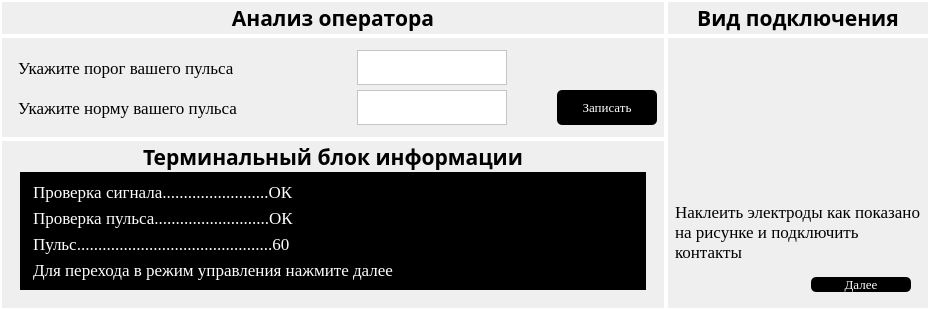
          <widget class="QWidget" name="widget_2" native="true">
           <property name="styleSheet">
            <string notr="true"/>
           </property>
           <layout class="QHBoxLayout" name="horizontalLayout_4">
            <property name="spacing">
             <number>0</number>
            </property>
            <property name="leftMargin">
             <number>0</number>
            </property>
            <property name="topMargin">
             <number>0</number>
            </property>
            <property name="rightMargin">
             <number>0</number>
            </property>
            <property name="bottomMargin">
             <number>0</number>
            </property>
            <item>
             <layout class="QHBoxLayout" name="horizontalLayout">
              <property name="spacing">
               <number>0</number>
              </property>
              <property name="sizeConstraint">
               <enum>QLayout::SetDefaultConstraint</enum>
              </property>
              <item>
               <widget class="QWidget" name="widget_4" native="true">
                <property name="minimumSize">
                 <size>
                  <width>666</width>
                  <height>0</height>
                 </size>
                </property>
                <property name="maximumSize">
                 <size>
                  <width>666</width>
                  <height>16777215</height>
                 </size>
                </property>
                <property name="styleSheet">
                 <string notr="true">#widget_4 {border: 2px solid white}</string>
                </property>
                <layout class="QVBoxLayout" name="verticalLayout_3">
                 <property name="spacing">
                  <number>0</number>
                 </property>
                 <property name="leftMargin">
                  <number>0</number>
                 </property>
                 <property name="topMargin">
                  <number>0</number>
                 </property>
                 <property name="rightMargin">
                  <number>0</number>
                 </property>
                 <property name="bottomMargin">
                  <number>0</number>
                 </property>
                 <item>
                  <widget class="QWidget" name="widget_10" native="true">
                   <property name="maximumSize">
                    <size>
                     <width>16777215</width>
                     <height>40</height>
                    </size>
                   </property>
                   <property name="styleSheet">
                    <string notr="true">#widget_10 {border: 2px solid white}</string>
                   </property>
                   <layout class="QVBoxLayout" name="verticalLayout_10">
                    <property name="spacing">
                     <number>0</number>
                    </property>
                    <property name="leftMargin">
                     <number>3</number>
                    </property>
                    <property name="topMargin">
                     <number>3</number>
                    </property>
                    <property name="rightMargin">
                     <number>3</number>
                    </property>
                    <property name="bottomMargin">
                     <number>3</number>
                    </property>
                    <item>
                     <widget class="QLabel" name="label_10">
                      <property name="font">
                       <font>
                        <family>Jura</family>
                        <pointsize>16</pointsize>
                        <weight>75</weight>
                        <bold>true</bold>
                       </font>
                      </property>
                      <property name="text">
                       <string>Анализ оператора</string>
                      </property>
                      <property name="alignment">
                       <set>Qt::AlignCenter</set>
                      </property>
                     </widget>
                    </item>
                   </layout>
                  </widget>
                 </item>
                 <item>
                  <widget class="QWidget" name="widget_17" native="true">
                   <property name="maximumSize">
                    <size>
                     <width>16777215</width>
                     <height>123123</height>
                    </size>
                   </property>
                   <property name="styleSheet">
                    <string notr="true">#widget_17 {border: 2px solid white}</string>
                   </property>
                   <layout class="QVBoxLayout" name="verticalLayout_4">
                    <property name="spacing">
                     <number>0</number>
                    </property>
                    <property name="leftMargin">
                     <number>0</number>
                    </property>
                    <property name="topMargin">
                     <number>0</number>
                    </property>
                    <property name="rightMargin">
                     <number>0</number>
                    </property>
                    <property name="bottomMargin">
                     <number>0</number>
                    </property>
                    <item>
                     <widget class="QWidget" name="widget_19" native="true">
                      <property name="maximumSize">
                       <size>
                        <width>16777215</width>
                        <height>125</height>
                       </size>
                      </property>
                      <property name="styleSheet">
                       <string notr="true">#widget_19 {border: 2px solid white}</string>
                      </property>
                      <layout class="QGridLayout" name="gridLayout_8">
                       <property name="leftMargin">
                        <number>18</number>
                       </property>
                       <property name="topMargin">
                        <number>9</number>
                       </property>
                       <property name="horizontalSpacing">
                        <number>50</number>
                       </property>
                       <property name="verticalSpacing">
                        <number>0</number>
                       </property>
                       <item row="0" column="1">
                        <widget class="QTextEdit" name="textEdit">
                         <property name="minimumSize">
                          <size>
                           <width>150</width>
                           <height>0</height>
                          </size>
                         </property>
                         <property name="maximumSize">
                          <size>
                           <width>150</width>
                           <height>35</height>
                          </size>
                         </property>
                         <property name="styleSheet">
                          <string notr="true">background-color: rgb(255,255,255)</string>
                         </property>
                         <property name="verticalScrollBarPolicy">
                          <enum>Qt::ScrollBarAlwaysOff</enum>
                         </property>
                        </widget>
                       </item>
                       <item row="1" column="0">
                        <widget class="QLabel" name="label_16">
                         <property name="minimumSize">
                          <size>
                           <width>200</width>
                           <height>0</height>
                          </size>
                         </property>
                         <property name="maximumSize">
                          <size>
                           <width>600</width>
                           <height>16777215</height>
                          </size>
                         </property>
                         <property name="font">
                          <font>
                           <family>Tinos</family>
                           <pointsize>13</pointsize>
                           <weight>50</weight>
                           <bold>false</bold>
                          </font>
                         </property>
                         <property name="text">
                          <string>Укажите норму вашего пульса</string>
                         </property>
                         <property name="wordWrap">
                          <bool>true</bool>
                         </property>
                        </widget>
                       </item>
                       <item row="0" column="0">
                        <widget class="QLabel" name="label_15">
                         <property name="minimumSize">
                          <size>
                           <width>200</width>
                           <height>0</height>
                          </size>
                         </property>
                         <property name="maximumSize">
                          <size>
                           <width>600</width>
                           <height>16777215</height>
                          </size>
                         </property>
                         <property name="font">
                          <font>
                           <family>Tinos</family>
                           <pointsize>13</pointsize>
                           <weight>50</weight>
                           <bold>false</bold>
                          </font>
                         </property>
                         <property name="text">
                          <string>Укажите порог вашего пульса</string>
                         </property>
                         <property name="wordWrap">
                          <bool>true</bool>
                         </property>
                        </widget>
                       </item>
                       <item row="1" column="1">
                        <widget class="QTextEdit" name="textEdit_2">
                         <property name="minimumSize">
                          <size>
                           <width>150</width>
                           <height>0</height>
                          </size>
                         </property>
                         <property name="maximumSize">
                          <size>
                           <width>150</width>
                           <height>35</height>
                          </size>
                         </property>
                         <property name="styleSheet">
                          <string notr="true">background-color: rgb(255,255,255)</string>
                         </property>
                         <property name="verticalScrollBarPolicy">
                          <enum>Qt::ScrollBarAlwaysOff</enum>
                         </property>
                        </widget>
                       </item>
                       <item row="1" column="2">
                        <widget class="QPushButton" name="pushButton_7">
                         <property name="sizePolicy">
                          <sizepolicy hsizetype="Minimum" vsizetype="Fixed">
                           <horstretch>0</horstretch>
                           <verstretch>0</verstretch>
                          </sizepolicy>
                         </property>
                         <property name="maximumSize">
                          <size>
                           <width>100</width>
                           <height>35</height>
                          </size>
                         </property>
                         <property name="font">
                          <font>
                           <family>Tinos</family>
                           <pointsize>10</pointsize>
                           <weight>50</weight>
                           <bold>false</bold>
                          </font>
                         </property>
                         <property name="styleSheet">
                          <string notr="true">background-color: black; color: white; border-radius: 5px</string>
                         </property>
                         <property name="text">
                          <string>Записать</string>
                         </property>
                        </widget>
                       </item>
                      </layout>
                     </widget>
                    </item>
                    <item>
                     <widget class="QWidget" name="widget_18" native="true">
                      <property name="maximumSize">
                       <size>
                        <width>16777215</width>
                        <height>123123</height>
                       </size>
                      </property>
                      <property name="styleSheet">
                       <string notr="true">#widget_18 {border: 2px solid white}</string>
                      </property>
                      <layout class="QGridLayout" name="gridLayout_3">
                       <property name="leftMargin">
                        <number>20</number>
                       </property>
                       <property name="topMargin">
                        <number>3</number>
                       </property>
                       <property name="rightMargin">
                        <number>20</number>
                       </property>
                       <property name="bottomMargin">
                        <number>20</number>
                       </property>
                       <property name="spacing">
                        <number>0</number>
                       </property>
                       <item row="0" column="0">
                        <widget class="QLabel" name="label_11">
                         <property name="maximumSize">
                          <size>
                           <width>16777215</width>
                           <height>30</height>
                          </size>
                         </property>
                         <property name="font">
                          <font>
                           <family>Jura</family>
                           <pointsize>16</pointsize>
                           <weight>75</weight>
                           <bold>true</bold>
                          </font>
                         </property>
                         <property name="text">
                          <string>Терминальный блок информации</string>
                         </property>
                         <property name="alignment">
                          <set>Qt::AlignCenter</set>
                         </property>
                        </widget>
                       </item>
                       <item row="1" column="0">
                        <widget class="QFrame" name="frame_2">
                         <property name="styleSheet">
                          <string notr="true">background-color: rgb(0,0,0)</string>
                         </property>
                         <property name="frameShape">
                          <enum>QFrame::StyledPanel</enum>
                         </property>
                         <property name="frameShadow">
                          <enum>QFrame::Raised</enum>
                         </property>
                         <layout class="QGridLayout" name="gridLayout_9">
                          <item row="0" column="0">
                           <widget class="QLabel" name="label_17">
                            <property name="minimumSize">
                             <size>
                              <width>200</width>
                              <height>0</height>
                             </size>
                            </property>
                            <property name="maximumSize">
                             <size>
                              <width>600</width>
                              <height>16777215</height>
                             </size>
                            </property>
                            <property name="font">
                             <font>
                              <family>Tinos</family>
                              <pointsize>13</pointsize>
                              <weight>50</weight>
                              <bold>false</bold>
                             </font>
                            </property>
                            <property name="styleSheet">
                             <string notr="true">color:white</string>
                            </property>
                            <property name="text">
                             <string>Проверка сигнала.........................ОК</string>
                            </property>
                            <property name="wordWrap">
                             <bool>true</bool>
                            </property>
                           </widget>
                          </item>
                          <item row="1" column="0">
                           <widget class="QLabel" name="label_18">
                            <property name="minimumSize">
                             <size>
                              <width>200</width>
                              <height>0</height>
                             </size>
                            </property>
                            <property name="maximumSize">
                             <size>
                              <width>600</width>
                              <height>16777215</height>
                             </size>
                            </property>
                            <property name="font">
                             <font>
                              <family>Tinos</family>
                              <pointsize>13</pointsize>
                              <weight>50</weight>
                              <bold>false</bold>
                             </font>
                            </property>
                            <property name="styleSheet">
                             <string notr="true">color:white</string>
                            </property>
                            <property name="text">
                             <string>Проверка пульса...........................ОК</string>
                            </property>
                            <property name="wordWrap">
                             <bool>true</bool>
                            </property>
                           </widget>
                          </item>
                          <item row="2" column="0">
                           <widget class="QLabel" name="label_19">
                            <property name="minimumSize">
                             <size>
                              <width>200</width>
                              <height>0</height>
                             </size>
                            </property>
                            <property name="maximumSize">
                             <size>
                              <width>600</width>
                              <height>16777215</height>
                             </size>
                            </property>
                            <property name="font">
                             <font>
                              <family>Tinos</family>
                              <pointsize>13</pointsize>
                              <weight>50</weight>
                              <bold>false</bold>
                             </font>
                            </property>
                            <property name="styleSheet">
                             <string notr="true">color:white</string>
                            </property>
                            <property name="text">
                             <string>Пульс..............................................60</string>
                            </property>
                            <property name="wordWrap">
                             <bool>true</bool>
                            </property>
                           </widget>
                          </item>
                          <item row="3" column="0">
                           <widget class="QLabel" name="label_20">
                            <property name="minimumSize">
                             <size>
                              <width>200</width>
                              <height>0</height>
                             </size>
                            </property>
                            <property name="maximumSize">
                             <size>
                              <width>600</width>
                              <height>16777215</height>
                             </size>
                            </property>
                            <property name="font">
                             <font>
                              <family>Tinos</family>
                              <pointsize>13</pointsize>
                              <weight>50</weight>
                              <bold>false</bold>
                             </font>
                            </property>
                            <property name="styleSheet">
                             <string notr="true">color:white</string>
                            </property>
                            <property name="text">
                             <string>Для перехода в режим управления нажмите далее</string>
                            </property>
                            <property name="wordWrap">
                             <bool>true</bool>
                            </property>
                           </widget>
                          </item>
                         </layout>
                        </widget>
                       </item>
                      </layout>
                     </widget>
                    </item>
                   </layout>
                  </widget>
                 </item>
                </layout>
               </widget>
              </item>
              <item>
               <widget class="QWidget" name="widget_6" native="true">
                <layout class="QVBoxLayout" name="verticalLayout_7">
                 <property name="spacing">
                  <number>0</number>
                 </property>
                 <property name="leftMargin">
                  <number>0</number>
                 </property>
                 <property name="topMargin">
                  <number>0</number>
                 </property>
                 <property name="rightMargin">
                  <number>0</number>
                 </property>
                 <property name="bottomMargin">
                  <number>0</number>
                 </property>
                 <item>
                  <layout class="QGridLayout" name="gridLayout_5">
                   <property name="spacing">
                    <number>0</number>
                   </property>
                   <item row="0" column="0">
                    <widget class="QWidget" name="widget_9" native="true">
                     <property name="maximumSize">
                      <size>
                       <width>16777215</width>
                       <height>40</height>
                      </size>
                     </property>
                     <property name="styleSheet">
                      <string notr="true">#widget_9 {border: 2px solid white}</string>
                     </property>
                     <layout class="QVBoxLayout" name="verticalLayout_9">
                      <property name="spacing">
                       <number>0</number>
                      </property>
                      <property name="leftMargin">
                       <number>3</number>
                      </property>
                      <property name="topMargin">
                       <number>3</number>
                      </property>
                      <property name="rightMargin">
                       <number>3</number>
                      </property>
                      <property name="bottomMargin">
                       <number>3</number>
                      </property>
                      <item>
                       <widget class="QLabel" name="label_5">
                        <property name="font">
                         <font>
                          <family>Jura</family>
                          <pointsize>16</pointsize>
                          <weight>75</weight>
                          <bold>true</bold>
                         </font>
                        </property>
                        <property name="text">
                         <string>Вид подключения</string>
                        </property>
                        <property name="alignment">
                         <set>Qt::AlignCenter</set>
                        </property>
                       </widget>
                      </item>
                     </layout>
                    </widget>
                   </item>
                   <item row="1" column="0">
                    <widget class="QWidget" name="widget_11" native="true">
                     <property name="styleSheet">
                      <string notr="true">#widget_11 {border: 2px solid white}</string>
                     </property>
                     <layout class="QGridLayout" name="gridLayout_2">
                      <property name="topMargin">
                       <number>40</number>
                      </property>
                      <item row="0" column="0">
                       <widget class="QLabel" name="label_3">
                        <property name="minimumSize">
                         <size>
                          <width>120</width>
                          <height>120</height>
                         </size>
                        </property>
                        <property name="maximumSize">
                         <size>
                          <width>120</width>
                          <height>120</height>
                         </size>
                        </property>
                        <property name="text">
                         <string/>
                        </property>
                        <property name="pixmap">
                         <pixmap>../photos/hand1.png</pixmap>
                        </property>
                        <property name="scaledContents">
                         <bool>true</bool>
                        </property>
                       </widget>
                      </item>
                      <item row="0" column="1">
                       <widget class="QLabel" name="label_4">
                        <property name="minimumSize">
                         <size>
                          <width>120</width>
                          <height>120</height>
                         </size>
                        </property>
                        <property name="maximumSize">
                         <size>
                          <width>120</width>
                          <height>120</height>
                         </size>
                        </property>
                        <property name="text">
                         <string/>
                        </property>
                        <property name="pixmap">
                         <pixmap>../photos/hand2.png</pixmap>
                        </property>
                        <property name="scaledContents">
                         <bool>true</bool>
                        </property>
                       </widget>
                      </item>
                      <item row="1" column="0" colspan="2">
                       <widget class="QLabel" name="label_14">
                        <property name="minimumSize">
                         <size>
                          <width>200</width>
                          <height>0</height>
                         </size>
                        </property>
                        <property name="maximumSize">
                         <size>
                          <width>600</width>
                          <height>16777215</height>
                         </size>
                        </property>
                        <property name="font">
                         <font>
                          <family>Tinos</family>
                          <pointsize>13</pointsize>
                          <weight>50</weight>
                          <bold>false</bold>
                         </font>
                        </property>
                        <property name="text">
                         <string>Наклеить электроды как показано на рисунке и подключить контакты</string>
                        </property>
                        <property name="wordWrap">
                         <bool>true</bool>
                        </property>
                       </widget>
                      </item>
                      <item row="2" column="1">
                       <widget class="QWidget" name="widget_15" native="true">
                        <layout class="QGridLayout" name="gridLayout_7">
                         <item row="0" column="0">
                          <widget class="QPushButton" name="pushButton_3">
                           <property name="sizePolicy">
                            <sizepolicy hsizetype="Minimum" vsizetype="Fixed">
                             <horstretch>0</horstretch>
                             <verstretch>0</verstretch>
                            </sizepolicy>
                           </property>
                           <property name="maximumSize">
                            <size>
                             <width>100</width>
                             <height>35</height>
                            </size>
                           </property>
                           <property name="font">
                            <font>
                             <family>Tinos</family>
                             <pointsize>10</pointsize>
                             <weight>50</weight>
                             <bold>false</bold>
                            </font>
                           </property>
                           <property name="styleSheet">
                            <string notr="true">background-color: black; color: white; border-radius: 5px</string>
                           </property>
                           <property name="text">
                            <string>Далее</string>
                           </property>
                          </widget>
                         </item>
                        </layout>
                       </widget>
                      </item>
                     </layout>
                    </widget>
                   </item>
                  </layout>
                 </item>
                </layout>
               </widget>
              </item>
             </layout>
            </item>
           </layout>
          </widget>
